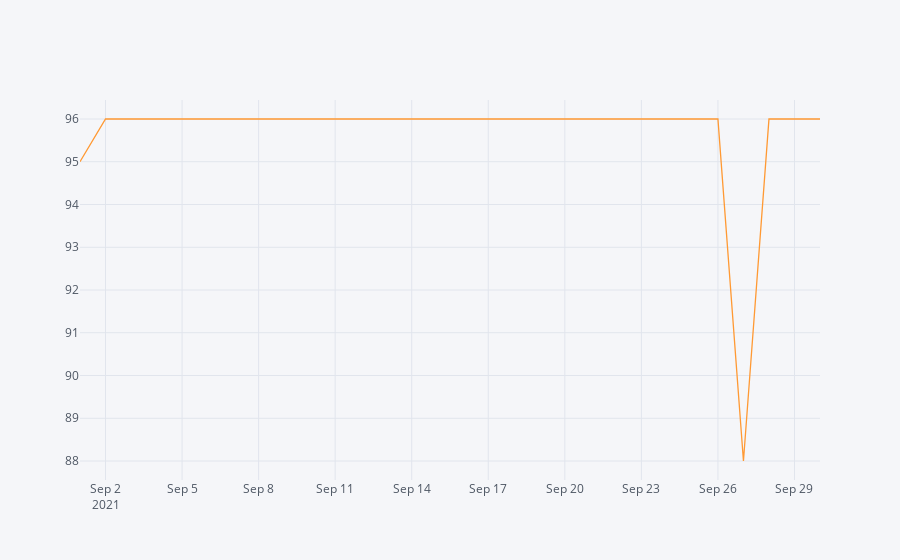

Notebook source saved alongside this figure:
### Code cell
# Make counts per day
df['timestamp']=pd.to_datetime(df['timestamp'])
daily_counts = df.resample('D',on='timestamp').count()
daily_counts.iplot(y="energy")
# some missing values on the day 27

### Figure 1 — Plotly figure (JSON) as saved in the notebook; plotly's stock layout.template omitted (floating-point values rounded to 4 significant figures)
{"data": [{"line": {"color": "rgba(255, 153, 51, 1.0)", "dash": "solid", "shape": "linear", "width": 1.3}, "mode": "lines", "name": "energy", "text": "", "type": "scatter", "x": ["2021-09-01 00:00:00+00:00", "2021-09-02 00:00:00+00:00", "2021-09-03 00:00:00+00:00", "2021-09-04 00:00:00+00:00", "2021-09-05 00:00:00+00:00", "2021-09-06 00:00:00+00:00", "2021-09-07 00:00:00+00:00", "2021-09-08 00:00:00+00:00", "2021-09-09 00:00:00+00:00", "2021-09-10 00:00:00+00:00", "2021-09-11 00:00:00+00:00", "2021-09-12 00:00:00+00:00", "2021-09-13 00:00:00+00:00", "2021-09-14 00:00:00+00:00", "2021-09-15 00:00:00+00:00", "2021-09-16 00:00:00+00:00", "2021-09-17 00:00:00+00:00", "2021-09-18 00:00:00+00:00", "2021-09-19 00:00:00+00:00", "2021-09-20 00:00:00+00:00", "2021-09-21 00:00:00+00:00", "2021-09-22 00:00:00+00:00", "2021-09-23 00:00:00+00:00", "2021-09-24 00:00:00+00:00", "2021-09-25 00:00:00+00:00", "2021-09-26 00:00:00+00:00", "2021-09-27 00:00:00+00:00", "2021-09-28 00:00:00+00:00", "2021-09-29 00:00:00+00:00", "2021-09-30 00:00:00+00:00"], "y": [95, 96, 96, 96, 96, 96, 96, 96, 96, 96, 96, 96, 96, 96, 96, 96, 96, 96, 96, 96, 96, 96, 96, 96, 96, 96, 88, 96, 96, 96]}], "layout": {"legend": {"bgcolor": "#F5F6F9", "font": {"color": "#4D5663"}}, "paper_bgcolor": "#F5F6F9", "plot_bgcolor": "#F5F6F9", "title": {"font": {"color": "#4D5663"}}, "xaxis": {"gridcolor": "#E1E5ED", "showgrid": true, "tickfont": {"color": "#4D5663"}, "title": {"font": {"color": "#4D5663"}, "text": ""}, "zerolinecolor": "#E1E5ED"}, "yaxis": {"gridcolor": "#E1E5ED", "showgrid": true, "tickfont": {"color": "#4D5663"}, "title": {"font": {"color": "#4D5663"}, "text": ""}, "zerolinecolor": "#E1E5ED"}}}
